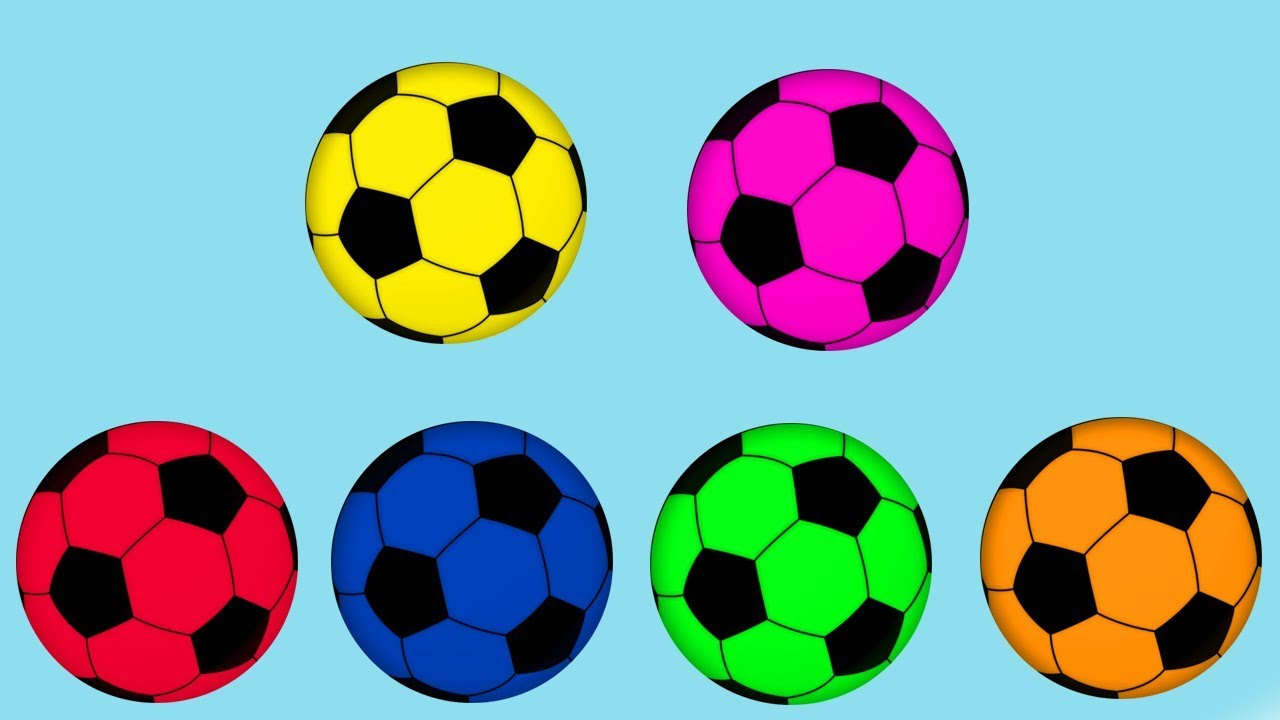
#> input picture ball.jpg, 1280 x 720 px
$ python Ball_Detection_using_color.py
#> lines starting #> are read from the running program, lines starting #| are printed output that depends on the picture; after the words box and inside, x2 and y2 are one past the last pixel; in counts of white or black regions, pixels touching at a corner belong together
import cv2
import numpy as np
def nothing(x):
    pass

cv2.namedWindow('Track')
cv2.createTrackbar('LH','Track', 0, 255, nothing)
#> slider 'LH' is set to 51
cv2.createTrackbar('LS','Track', 0, 255, nothing)
#> slider 'LS' is set to 51
cv2.createTrackbar('LV','Track', 0, 255, nothing)
#> slider 'LV' is set to 51
cv2.createTrackbar('UH','Track', 255, 255, nothing)
cv2.createTrackbar('US','Track', 255, 255, nothing)
cv2.createTrackbar('UV','Track', 255, 255, nothing)

image = cv2.imread('ball.jpg')
#> image is the input picture: shape (720, 1280, 3); mean B, G, R 163.5, 163.7, 131.2
image = cv2.resize(image, (320, 320))
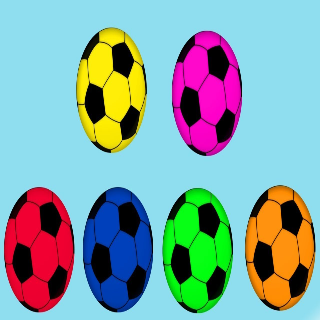
#> image: shape (320, 320, 3); mean B, G, R 163.5, 163.7, 131.2
hsv = cv2.cvtColor(image,cv2.COLOR_BGR2HSV)
#> hsv: shape (320, 320, 3); mean H, S, V 89.3, 147.5, 207.1
while(1):

    l_h = cv2.getTrackbarPos('LH', 'Track')
    l_s = cv2.getTrackbarPos('LS', 'Track')
    l_v = cv2.getTrackbarPos('LV', 'Track')

    u_h = cv2.getTrackbarPos('UH', 'Track')
    u_s = cv2.getTrackbarPos('US', 'Track')
    u_v = cv2.getTrackbarPos('UV', 'Track')

    l = np.array([l_h,l_s,l_v])
    u = np.array([u_h,u_s,u_v])

    img = cv2.inRange(hsv, l, u)
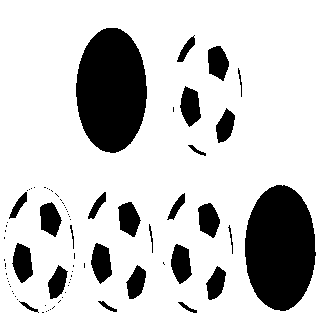
#> img: shape (320, 320); 79.1% white; 79 black regions (53 under 20 px), largest, box (x1, y1, x2, y2) and area: (245, 185, 316, 311) 6973, (76, 28, 147, 153) 6939, (91, 243, 112, 284) 599

    result = cv2.bitwise_and(image, image, mask=img)
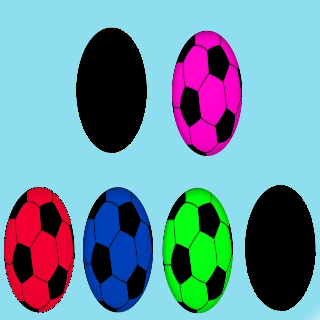
#> result: shape (320, 320, 3); mean B, G, R 161.7, 146, 107.7

    cv2.imshow('result', result)
    cv2.imshow('Original', image)
    k = cv2.waitKey(1) & 0xFF
#> (key Esc is pressed here)
    if k == 27:
        break
cv2.destroyAllWindows()
